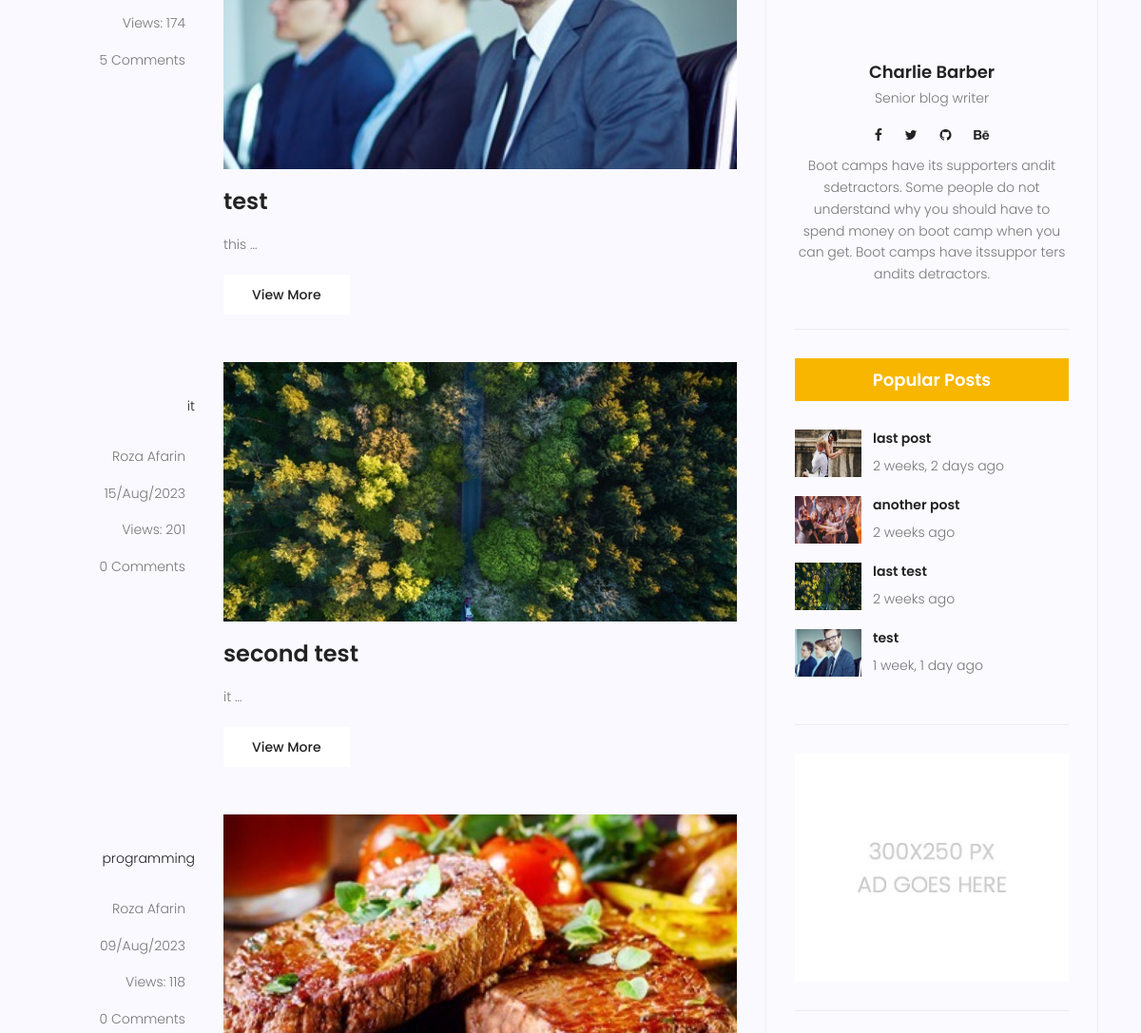
Page /blog/search/ (middle part) on the earlier database version.
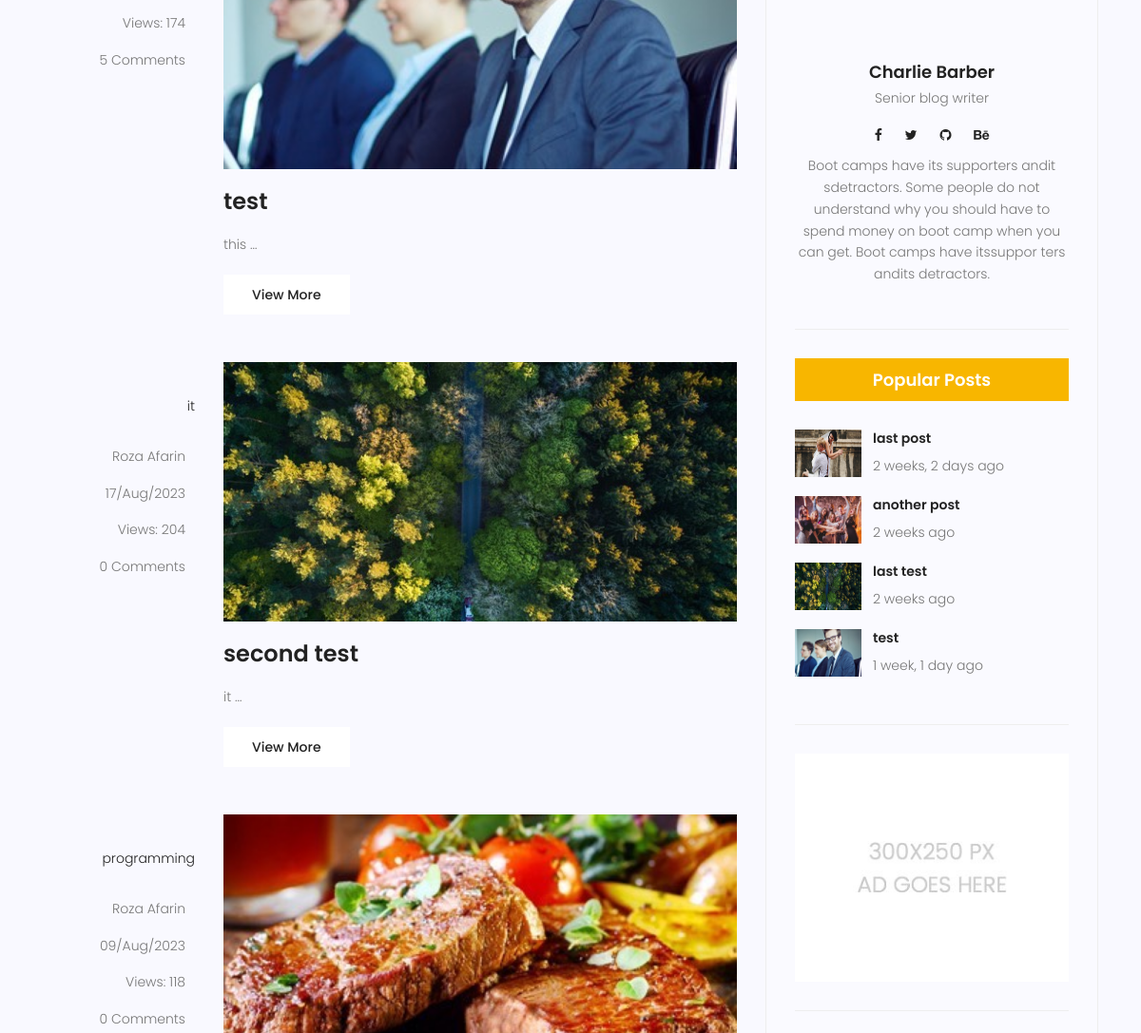
Same page on the later database version.
### blog/models.py (models this page shows, shortened)
class post(models.Model):
    image = models.ImageField(upload_to='blog',default='blog/default.jpg')
    author = models.ForeignKey(User,on_delete=models.SET_NULL,null=True)
    title = models.CharField(max_length = 255)
    content = models.TextField()
    tags = TaggableManager()
    category = models.ManyToManyField(Category)
    conted_vies = models.IntegerField(default = 0)
    status = models.BooleanField(default = False)
    login_requier = models.BooleanField(default=False)
    published_date = models.DateTimeField(auto_now = True)
    created_date = models.DateTimeField(auto_now_add = True)
    updated_date = models.DateTimeField(auto_now = True)
    hit_count_generic = GenericRelation(HitCount, object_id_field='object_pk',
    related_query_name='hit_count_generic_relation')
    '''
    def get_absolute_url(self):
        return reverse('blog:detail',kwargs={'pk':self.id})
    '''

class Category(models.Model) :
    name = models.CharField(max_length=255)
    def __str__(self):
        return self.name

### blog/views.py (the view)
# urls.py: path('search/',blog_search,name='search'),
def blog_search(request):
    posts = post.objects.filter(published_date__lte=timezone.now(),status = 1)
    if request.method=='GET':
        if s:= request.GET.get('s'):
            posts = posts.filter(content__contains=s)
    context = {'posts':posts}
    return render(request,'blog/blog-home.html',context)#template

### blog/templatetags/custom_tags.py (called while the page is built)
@register.simple_tag(name='comment_count')
def count_comments(pid):
    posts = post.objects.get(id=pid)
    return Comment.objects.filter(post=posts).count()

@register.inclusion_tag('blog/latest-posts.html')
def latestposts(arg=2):
    posts = post.objects.filter(status=1).order_by('published_date')[:arg]
    return {'posts':posts}

@register.inclusion_tag('blog/post-cat.html')
def postcategories():
    posts = post.objects.filter(status=1)
    categories = Category.objects.all()
    cat_dict = {}
    for cat in categories:
        cat_dict[cat] = posts.filter(category=cat).count()
        return {'cat':cat_dict}

### templates/blog/blog-home.html (shortened to what this page needs)
{% extends 'base.html'%}
{% load hitcount_tags %}
{% load static %}
{% block content%}
{% load custom_tags %}
<section class="post-content-area">
	<div class="container">
		<div class="row">
			<div class="col-lg-8 posts-list">
				{%for post in posts%}
				<div class="single-post row">
					<div class="col-lg-3  col-md-3 meta-details">
						<ul class="tags">
							{% for cat in post.category.all %}
								<li><a href="{% url 'blog:category' cat_name=cat.name %}">{{cat.name}}</a>{% if not forloop.last %},{% endif %}</li>
							{% endfor %}
						</ul>
						<div class="user-details row">
							<p class="user-name col-lg-12 col-md-12 col-6"><a href="{% url 'blog:author' author_username=post.author.username %}">{{post.author.get_full_name}}</a> </p>
							<p class="date col-lg-12 col-md-12 col-6"><a href="#">{{post.published_date|date:'d/M/Y'}}</a> </p>
							<p class="view col-lg-12 col-md-12 col-6"><a href="#">Views: {{post.conted_vies}}</a> </p>
							<p class="comments col-lg-12 col-md-12 col-6"><a href="#">{% comment_count post.id %} Comments</a> </p>
						</div>
					</div>
					<div class="col-lg-9 col-md-9 ">
						<div class="feature-img">
							<img class="img-fluid" src="{{post.image.url}}" alt="">
						</div>
						<a class="posts-title" href="{% url 'blog:detail' pk=post.id %}">
							<h3>{{post.title}}</h3>
						</a>
						<p class="excert">
							{{post.content|truncatewords:1|safe}}
						</p>
						<a href="{% url 'blog:detail' pk=post.id %}" class="primary-btn">View More</a>
					</div>
				</div>
                {% endfor %}
			</div>
			<div class="col-lg-4 sidebar-widgets">
				<div class="widget-wrap">
						{% include 'blog/blog-writer.html' %}
						{% latestposts 4 %}
					<div class="single-sidebar-widget ads-widget">
						<a href="#"><img class="img-fluid" src="{% static 'img/blog/ads-banner.jpg' %}" alt=""></a>
					</div>
				</div>
			</div>
		</div>
	</div>
</section>
{% endblock %}

### templates/base.html (shortened to what this page needs)
{% load static %}
{% load static compress %}
<!DOCTYPE html>
<html lang="zxx" class="no-js">
<head>
    {% compress css %}
    <link rel="stylesheet" href="{% static 'css/font-awesome.min.css' %}">
    <link rel="stylesheet" href="{% static 'css/bootstrap.css' %}">
    <link rel="stylesheet" href="{% static 'css/magnific-popup.css' %}">
    <link rel="stylesheet" href="{% static 'css/jquery-ui.css' %}">
    <link rel="stylesheet" href="{% static 'css/nice-select.css' %}">
    <link rel="stylesheet" href="{% static 'css/animate.min.css' %}">
    <link rel="stylesheet" href="{% static 'css/owl.carousel.css' %}">
    <link rel="stylesheet" href="{% static 'css/main.css' %}">
    {% endcompress %}
</head>
<body>
    {% block content %}
    {% endblock %}
</body>
</html>

### templates/blog/blog-search.html (shortened to what this page needs)
{% load static %}

### templates/blog/blog-writer.html (shortened to what this page needs)
{% load static %}
<div class="single-sidebar-widget user-info-widget">
    <a href="#">
        <h4>Charlie Barber</h4>
    </a>
    <p>
        Senior blog writer
    </p>
    <ul class="social-links">
        <li><a href="#"><i class="fa fa-facebook"></i></a></li>
        <li><a href="#"><i class="fa fa-twitter"></i></a></li>
        <li><a href="#"><i class="fa fa-github"></i></a></li>
        <li><a href="#"><i class="fa fa-behance"></i></a></li>
    </ul>
    <p>
        Boot camps have its supporters andit sdetractors. Some people do not understand why you
        should have to spend money on boot camp when you can get. Boot camps have itssuppor ters
        andits detractors.
    </p>
</div>

### templates/blog/latest-posts.html
{% load static %}
{% load humanize %}
<div class="single-sidebar-widget popular-post-widget">
    <h4 class="popular-title">Popular Posts</h4>
    <div class="popular-post-list">
        {% for post in posts %}
        <div class="single-post-list d-flex flex-row align-items-center">
            <div class="thumb">
                <img class="img-fluid" src="{{post.image.url}}" alt="">
            </div>
            <div class="details">
                <a href="{% url 'blog:detail' pk=post.id %}">
                    <h6>{{ post.title}}</h6>
                </a>
                <p>{{post.published_date|naturaltime}}</p>
            </div>
        </div>
        {% endfor %}
    </div>
</div>

### templates/blog/post-cat.html (shortened to what this page needs)
{% load static %}

### statics/css/main.css (style rules this page uses)
body { color: #777777; font-family: "Poppins", sans-serif; font-size: 14px; font-weight: 300; line-height: 1.625em; position: relative; }
ol, ul { margin: 0; padding: 0; list-style: none; }
a { -webkit-transition: all 0.3s ease 0s; -moz-transition: all 0.3s ease 0s; -o-transition: all 0.3s ease 0s; transition: all 0.3s ease 0s; }
a, a:focus, a:hover { text-decoration: none; outline: 0; }
h1, h2, h3, h4, h5, h6 { font-family: "Poppins", sans-serif; color: #222222; line-height: 1.2em !important; margin-bottom: 0; margin-top: 0; font-weight: 600; }
h3, .h3 { font-size: 24px; }
h4, .h4 { font-size: 18px; }
h6, .h6 { font-size: 14px; color: #222222; }
h3 { font-size: 24px; }
h4 { font-size: 18px; }
h6 { font-size: 14px; }
h1, h2, h3, h4, h5, h6 { line-height: 1.5em; }
.primary-btn { background: #f8b600; line-height: 42px; padding-left: 30px; padding-right: 30px; border: none; color: #fff; display: inline-block; font-size: 14px; font-weight: 500; position: relative; -webkit-transition: all 0.3s ease 0s; -moz-transition: all 0.3s ease 0s; -o-transition: all 0.3s ease 0s; transition: all 0.3s ease 0s; cursor: pointer; position: relative; }
.post-content-area { background-color: #f9f9ff; }
.post-content-area .single-post { margin-bottom: 50px; }
.post-content-area .single-post .meta-details { text-align: right; margin-top: 35px; }
.post-content-area .single-post .meta-details .tags { margin-bottom: 30px; }
.post-content-area .single-post .meta-details .tags li { display: inline-block; font-size: 14px; }
.post-content-area .single-post .meta-details .tags li a { color: #222; -webkit-transition: all 0.3s ease 0s; -moz-transition: all 0.3s ease 0s; -o-transition: all 0.3s ease 0s; transition: all 0.3s ease 0s; }
.post-content-area .single-post .user-name a, .post-content-area .single-post .date a, .post-content-area .single-post .view a, .post-content-area .single-post .comments a { color: #777777; margin-right: 10px; -webkit-transition: all 0.3s ease 0s; -moz-transition: all 0.3s ease 0s; -o-transition: all 0.3s ease 0s; transition: all 0.3s ease 0s; }
.post-content-area .single-post .feature-img img { width: 100%; }
.post-content-area .single-post .posts-title h3 { margin: 20px 0px; }
.post-content-area .single-post .excert { margin-bottom: 20px; }
.post-content-area .single-post .primary-btn { background: #fff !important; color: #222 !important; -webkit-transition: all 0.3s ease 0s; -moz-transition: all 0.3s ease 0s; -o-transition: all 0.3s ease 0s; transition: all 0.3s ease 0s; border-radius: 0px !important; }
.posts-list .posts-title h3 { -webkit-transition: all 0.3s ease 0s; -moz-transition: all 0.3s ease 0s; -o-transition: all 0.3s ease 0s; transition: all 0.3s ease 0s; }
.sidebar-widgets { padding-bottom: 120px; }
.widget-wrap { background: #fafaff; padding: 20px 0px; border: 1px solid #eee; }
.widget-wrap .single-sidebar-widget { margin: 30px 30px; padding-bottom: 30px; border-bottom: 1px solid #eee; }
.widget-wrap .user-info-widget { text-align: center; }
.widget-wrap .user-info-widget a h4 { margin-top: 40px; margin-bottom: 5px; -webkit-transition: all 0.3s ease 0s; -moz-transition: all 0.3s ease 0s; -o-transition: all 0.3s ease 0s; transition: all 0.3s ease 0s; }
.widget-wrap .user-info-widget .social-links li { display: inline-block; margin-bottom: 10px; }
.widget-wrap .user-info-widget .social-links li a { color: #222; padding: 10px; font-size: 14px; -webkit-transition: all 0.3s ease 0s; -moz-transition: all 0.3s ease 0s; -o-transition: all 0.3s ease 0s; transition: all 0.3s ease 0s; }
.widget-wrap .popular-post-widget .popular-title { background: #f8b600; color: #fff; text-align: center; padding: 12px 0px; }
.widget-wrap .popular-post-widget .popular-post-list { margin-top: 30px; }
.widget-wrap .popular-post-widget .popular-post-list .thumb img { width: 70px; height: 50px; }
.widget-wrap .popular-post-widget .single-post-list { margin-bottom: 20px; }
.widget-wrap .popular-post-widget .single-post-list .details { margin-left: 12px; }
.widget-wrap .popular-post-widget .single-post-list .details h6 { font-weight: 600; margin-bottom: 10px; -webkit-transition: all 0.3s ease 0s; -moz-transition: all 0.3s ease 0s; -o-transition: all 0.3s ease 0s; transition: all 0.3s ease 0s; }
.widget-wrap .popular-post-widget .single-post-list .details p { margin-bottom: 0px; }
.widget-wrap .ads-widget img { width: 100%; }

Differences in the rows shown:
changed post "second test": published_date "15/Aug/2023" → "17/Aug/2023"; conted_vies "201" → "204"
